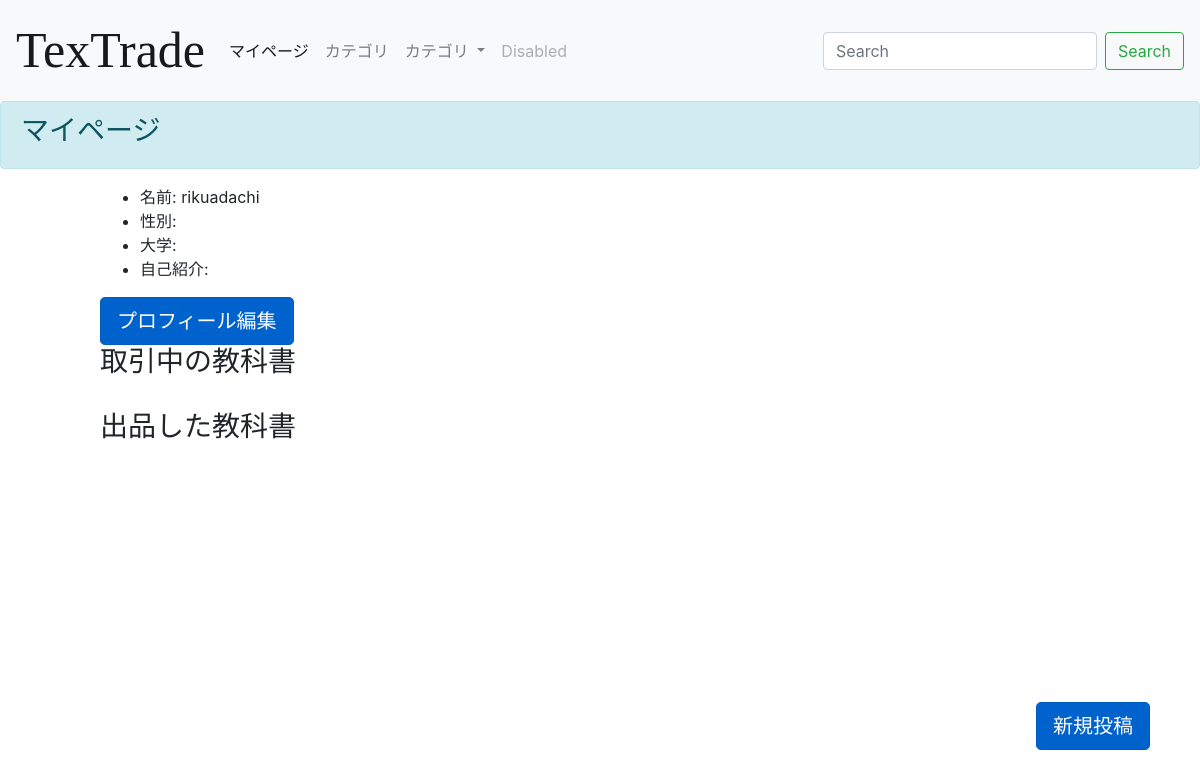
/mypage/ (signed in), run on an earlier commit of the app's database.
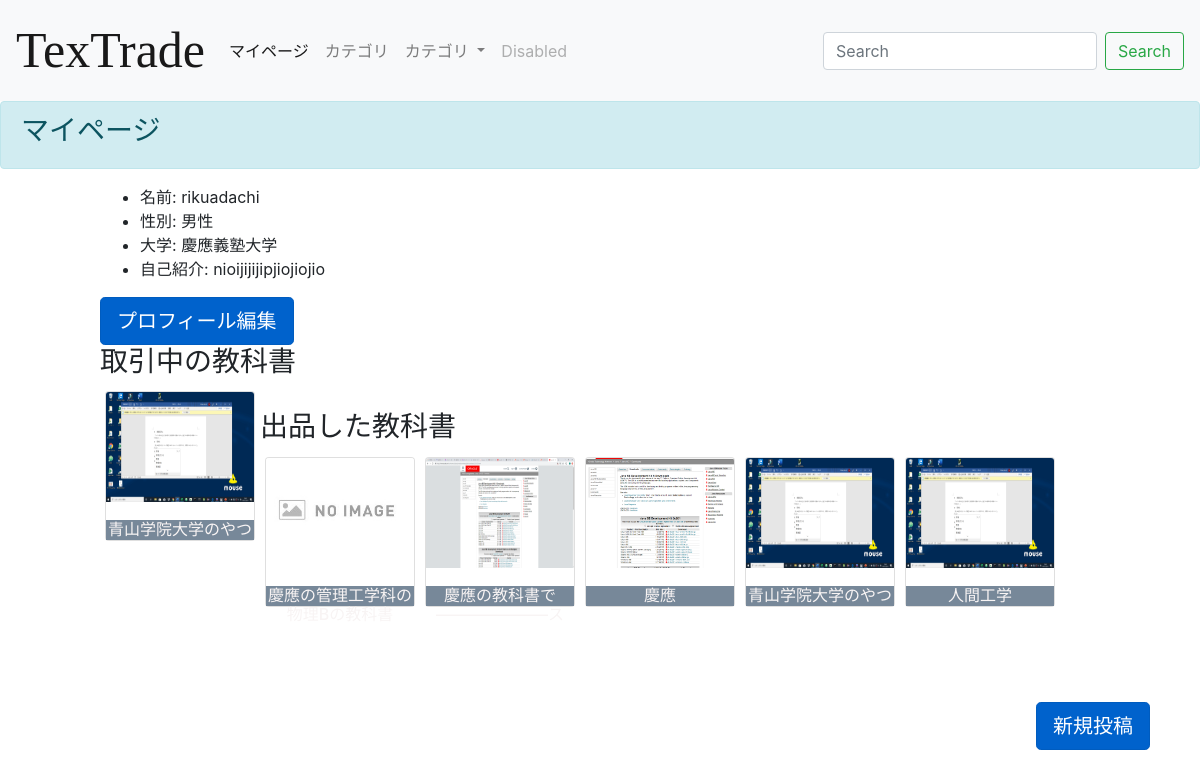
And on a later commit of the database.
### textapp/models.py (models this page shows, shortened)
class Usermodel(models.Model):
    intro = models.TextField(blank=True, default='')
    user = models.OneToOneField(User, on_delete=models.CASCADE, related_name='profile',null='True')
    gender = models.CharField(max_length=20, blank=True)
    college = models.CharField(max_length=30, blank=True)

class Textbookmodel(models.Model):
    title = models.CharField(max_length=100)
    content =models.TextField()
    author = models.CharField(max_length=100)
    images = models.ImageField(upload_to='', null=True ,blank=True ,default='noimage.jpg')
    good = models.IntegerField(null=True, blank=True, default=0)
    goodtext = models.CharField(max_length=200, null=True, blank=True, default='a')
    published_date = models.DateTimeField(blank=True,null=True)
    created_date = models.DateTimeField(default=timezone.now)
    live = models.BooleanField(default=False)
    price = models.IntegerField(default=0)
    collegecategory = models.CharField(max_length=30 ,blank=True)
    facultycategory = models.CharField(max_length=30 ,blank=True)
    status = models.CharField(max_length=30 ,blank=True)
    trading = models.BooleanField(default=False)
    class Meta:
        ordering = ['-created_date']

### textapp/views.py (the view)
# urls.py: path('mypage/',mypagefunc,name='mypage'),
def mypagefunc(request):
    object_list = Usermodel.objects.all()
    post = Textbookmodel.objects.filter(author__exact=request.user)
    trading = Textbookmodel.objects.filter(author__exact=request.user).filter(trading=True)
    if Textbookmodel.objects.exists():
        return render(request, 'mypage.html',{
            'object_list':object_list,
            'post':post,
            'trading':trading})
    else :
        return render(request, 'mypage.html',{
            'object_list':object_list,
            'trading':trading})

### templates/mypage.html (shortened to what this page needs)
{% extends 'base.html' %}
{% block header %}
<header class="sticky-top">
    <nav class="navbar navbar-expand-lg navbar-light bg-light">
        <a class="navbar-brand" href="{% url 'list' %}" style="font-size: 50px; font-family:fantasy;">TexTrade</a>
        <div class="collapse navbar-collapse" id="navbarSupportedContent">
          <ul class="navbar-nav mr-auto">
            <li class="nav-item active">
              <a class="nav-link" href="#">マイページ <span class="sr-only">(current)</span></a>
            </li>
            <li class="nav-item">
              <a class="nav-link" href="#">カテゴリ</a>
            </li>
            <li class="nav-item dropdown">
              <a class="nav-link dropdown-toggle" href="#" id="navbarDropdown" role="button" data-toggle="dropdown" aria-haspopup="true" aria-expanded="false">
                カテゴリ
              </a>
            </li>
            <li class="nav-item">
              <a class="nav-link disabled" href="#">Disabled</a>
            </li>
          </ul>
          <form class="form-inline my-2 my-lg-0">
            <input class="form-control mr-sm-2" type="search" placeholder="Search" aria-label="Search">
            <button class="btn btn-outline-success my-2 my-sm-0" type="submit">Search</button>
          </form>
        </div>
      </nav>
    </header>
<div class="alert alert-info"  role="alert">
    <h3>マイページ</h3>
  </div>
{% endblock header %}
{% block content %}
<div class="box">
<ul>
  <li>名前: {{ user.username }}</li>
  <li>性別: {{ user.profile.gender }}</li>
  <li>大学: {{ user.profile.college }}</li>
  <li>自己紹介: {{ user.profile.intro }}</li>
</ul>
<a href="{% url 'editmypage' %}" class="btn btn-primary btn-lg active" role="button" aria-pressed="true">プロフィール編集</a>
<h3>取引中の教科書</h3>
    <div class="listcontainer">
    {% for item in trading %}
    <div class="card-card" >
    <a href="{% url 'chatroom' item.pk %}"></a>
    <div class="card" style="width: 150px; height: 150px;">
      {% if item.images %}
        <p><img src="{{item.images.url}}" width=150 height=110 class="card-img-top" alt="..."></p>
      {% endif %}
        <div class="card-b">
          <h6 class="card-title">{{item.title}}</h6>
        </div>
      </div>
    </div>
    {% endfor%}
    </div>
<br>
<h3>出品した教科書</h3>
    <div class="listcontainer">
    {% for item in post %}
    <div class="card-card" >
    <a href="{% url 'detail' item.pk %}"></a>
    <div class="card" style="width: 150px; height: 150px;">
      {% if item.images %}
        <p><img src="{{item.images.url}}" width=150 height=110 class="card-img-top" alt="..."></p>
      {% endif %}
        <div class="card-b">
          <h6 class="card-title">{{item.title}}</h6>
        </div>
      </div>
    </div>
    {% endfor%}
    </div>
    <div class="post"><a href="{% url 'create' %}" class="btn btn-primary btn-lg active" role="button" aria-pressed="true">新規投稿</a>
    </div>
    </div>
{% endblock content %}

### templates/base.html (shortened to what this page needs)
<!doctype html>
<html lang="en">
  <head>
    <link rel="stylesheet" href="https://stackpath.bootstrapcdn.com/bootstrap/4.4.1/css/bootstrap.min.css">
  </head>
  <body>
    {% block header %}
    {% endblock header %}
    {% block content %}
    {% endblock content %}
  </body>
</html>

### templates/mypage.html (style rules this page uses)
div.box { width:1000px; margin:auto; background-color:#FFFFFF; text-align: left; position: relative; }
div.card-card { margin:5px; float: left; width:150px; position: relative; z-index: 1; height:150; }
div.card-b h6 { color: rgb(248, 244, 244); text-align: center; }
div.listcontainer { padding: 0px; }
div.card-b { width:100%; background-color:lightslategray; height:20px; position:absolute; bottom:0; }
div.card-card a { position: absolute; top: 0; left: 0; width: 100%; height: 100%; text-indent:-999px; z-index: 2; }
div.card { padding: 0px; }
div.post { position: fixed; color: aqua; bottom:50px; right:50px; }

What changed in the data, as far as the page shows it:
added Textbookmodel: images (picture), title "青山学院大学のやつ"
added Textbookmodel: images (placeholder picture), title "慶應の管理工学科の物理Bの教科書", shown under "出品した教科書"
added Textbookmodel: images (picture), title "慶應の教科書で―――――――ス", shown under "出品した教科書"
added Textbookmodel: images (picture), title "慶應", shown under "出品した教科書"
added Textbookmodel: images (picture), title "人間工学", shown under "出品した教科書"
Also different on the page:
{{ user.profile.gender }}: (not shown) → "男性"
{{ user.profile.college }}: (not shown) → "慶應義塾大学"
{{ user.profile.intro }}: (not shown) → "nioijijijipjiojiojio"
